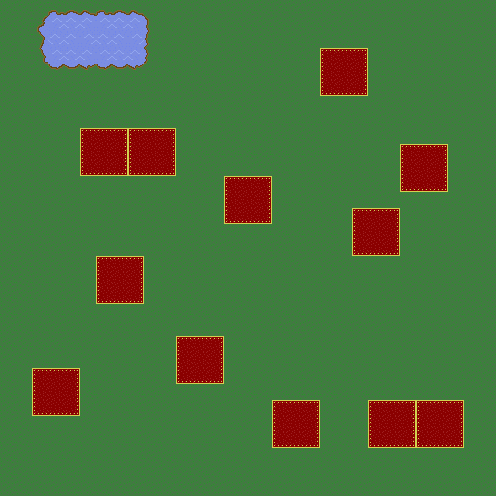

A 2D game scene composited from a Tiled map and its tileset images. What follows is a short description and the map's XML, with every tile layer's data as written:
An orthogonal 31x31 tile map with 16x16 px tiles, 3 tile layers (Grass Background, Lake, stuff).

<map version="1.0" tiledversion="1.0.2" orientation="orthogonal" renderorder="right-down" width="31" height="31" tilewidth="16" tileheight="16" nextobjectid="1">
 <tileset firstgid="1" source="tileset.tsx" />
 <layer name="Grass Background" width="31" height="31">
  <data encoding="csv">
1,1,1,1,1,1,1,1,1,1,1,1,1,1,1,1,1,1,1,1,1,1,1,1,1,1,1,1,1,1,1,
1,1,1,1,1,1,1,1,1,1,1,1,1,1,1,1,1,1,1,1,1,1,1,1,1,1,1,1,1,1,1,
1,1,1,1,1,1,1,1,1,1,1,1,1,1,1,1,1,1,1,1,1,1,1,1,1,1,1,1,1,1,1,
1,1,1,1,1,1,1,1,1,1,1,1,1,1,1,1,1,1,1,1,1,1,1,1,1,1,1,1,1,1,1,
1,1,1,1,1,1,1,1,1,1,1,1,1,1,1,1,1,1,1,1,1,1,1,1,1,1,1,1,1,1,1,
1,1,1,1,1,1,1,1,1,1,1,1,1,1,1,1,1,1,1,1,1,1,1,1,1,1,1,1,1,1,1,
1,1,1,1,1,1,1,1,1,1,1,1,1,1,1,1,1,1,1,1,1,1,1,1,1,1,1,1,1,1,1,
1,1,1,1,1,1,1,1,1,1,1,1,1,1,1,1,1,1,1,1,1,1,1,1,1,1,1,1,1,1,1,
1,1,1,1,1,1,1,1,1,1,1,1,1,1,1,1,1,1,1,1,1,1,1,1,1,1,1,1,1,1,1,
1,1,1,1,1,1,1,1,1,1,1,1,1,1,1,1,1,1,1,1,1,1,1,1,1,1,1,1,1,1,1,
1,1,1,1,1,1,1,1,1,1,1,1,1,1,1,1,1,1,1,1,1,1,1,1,1,1,1,1,1,1,1,
1,1,1,1,1,1,1,1,1,1,1,1,1,1,1,1,1,1,1,1,1,1,1,1,1,1,1,1,1,1,1,
1,1,1,1,1,1,1,1,1,1,1,1,1,1,1,1,1,1,1,1,1,1,1,1,1,1,1,1,1,1,1,
1,1,1,1,1,1,1,1,1,1,1,1,1,1,1,1,1,1,1,1,1,1,1,1,1,1,1,1,1,1,1,
1,1,1,1,1,1,1,1,1,1,1,1,1,1,1,1,1,1,1,1,1,1,1,1,1,1,1,1,1,1,1,
1,1,1,1,1,1,1,1,1,1,1,1,1,1,1,1,1,1,1,1,1,1,1,1,1,1,1,1,1,1,1,
1,1,1,1,1,1,1,1,1,1,1,1,1,1,1,1,1,1,1,1,1,1,1,1,1,1,1,1,1,1,1,
1,1,1,1,1,1,1,1,1,1,1,1,1,1,1,1,1,1,1,1,1,1,1,1,1,1,1,1,1,1,1,
1,1,1,1,1,1,1,1,1,1,1,1,1,1,1,1,1,1,1,1,1,1,1,1,1,1,1,1,1,1,1,
1,1,1,1,1,1,1,1,1,1,1,1,1,1,1,1,1,1,1,1,1,1,1,1,1,1,1,1,1,1,1,
1,1,1,1,1,1,1,1,1,1,1,1,1,1,1,1,1,1,1,1,1,1,1,1,1,1,1,1,1,1,1,
1,1,1,1,1,1,1,1,1,1,1,1,1,1,1,1,1,1,1,1,1,1,1,1,1,1,1,1,1,1,1,
1,1,1,1,1,1,1,1,1,1,1,1,1,1,1,1,1,1,1,1,1,1,1,1,1,1,1,1,1,1,1,
1,1,1,1,1,1,1,1,1,1,1,1,1,1,1,1,1,1,1,1,1,1,1,1,1,1,1,1,1,1,1,
1,1,1,1,1,1,1,1,1,1,1,1,1,1,1,1,1,1,1,1,1,1,1,1,1,1,1,1,1,1,1,
1,1,1,1,1,1,1,1,1,1,1,1,1,1,1,1,1,1,1,1,1,1,1,1,1,1,1,1,1,1,1,
1,1,1,1,1,1,1,1,1,1,1,1,1,1,1,1,1,1,1,1,1,1,1,1,1,1,1,1,1,1,1,
1,1,1,1,1,1,1,1,1,1,1,1,1,1,1,1,1,1,1,1,1,1,1,1,1,1,1,1,1,1,1,
1,1,1,1,1,1,1,1,1,1,1,1,1,1,1,1,1,1,1,1,1,1,1,1,1,1,1,1,1,1,1,
1,1,1,1,1,1,1,1,1,1,1,1,1,1,1,1,1,1,1,1,1,1,1,1,1,1,1,1,1,1,1,
1,1,1,1,1,1,1,1,1,1,1,1,1,1,1,1,1,1,1,1,1,1,1,1,1,1,1,1,1,1,1
</data>
 </layer>
 <layer name="Lake" width="31" height="31">
  <data encoding="csv">
0,0,0,2,3,4,2,3,4,0,0,0,0,0,0,0,0,0,0,0,0,0,0,0,0,0,0,0,0,0,0,
0,0,6,12,13,14,12,13,14,10,0,0,0,0,0,0,0,0,0,0,0,0,0,0,0,0,0,0,0,0,0,
0,0,11,13,14,12,13,14,12,15,0,0,0,0,0,0,0,0,0,0,0,0,0,0,0,0,0,0,0,0,0,
0,0,16,12,13,14,12,13,14,20,0,0,0,0,0,0,0,0,0,0,0,0,0,0,0,0,0,0,0,0,0,
0,0,0,22,23,24,22,23,24,0,0,0,0,0,0,0,0,0,0,0,0,0,0,0,0,0,0,0,0,0,0,
0,0,0,0,0,0,0,0,0,0,0,0,0,0,0,0,0,0,0,0,0,0,0,0,0,0,0,0,0,0,0,
0,0,0,0,0,0,0,0,0,0,0,0,0,0,0,0,0,0,0,0,0,0,0,0,0,0,0,0,0,0,0,
0,0,0,0,0,0,0,0,0,0,0,0,0,0,0,0,0,0,0,0,0,0,0,0,0,0,0,0,0,0,0,
0,0,0,0,0,0,0,0,0,0,0,0,0,0,0,0,0,0,0,0,0,0,0,0,0,0,0,0,0,0,0,
0,0,0,0,0,0,0,0,0,0,0,0,0,0,0,0,0,0,0,0,0,0,0,0,0,0,0,0,0,0,0,
0,0,0,0,0,0,0,0,0,0,0,0,0,0,0,0,0,0,0,0,0,0,0,0,0,0,0,0,0,0,0,
0,0,0,0,0,0,0,0,0,0,0,0,0,0,0,0,0,0,0,0,0,0,0,0,0,0,0,0,0,0,0,
0,0,0,0,0,0,0,0,0,0,0,0,0,0,0,0,0,0,0,0,0,0,0,0,0,0,0,0,0,0,0,
0,0,0,0,0,0,0,0,0,0,0,0,0,0,0,0,0,0,0,0,0,0,0,0,0,0,0,0,0,0,0,
0,0,0,0,0,0,0,0,0,0,0,0,0,0,0,0,0,0,0,0,0,0,0,0,0,0,0,0,0,0,0,
0,0,0,0,0,0,0,0,0,0,0,0,0,0,0,0,0,0,0,0,0,0,0,0,0,0,0,0,0,0,0,
0,0,0,0,0,0,0,0,0,0,0,0,0,0,0,0,0,0,0,0,0,0,0,0,0,0,0,0,0,0,0,
0,0,0,0,0,0,0,0,0,0,0,0,0,0,0,0,0,0,0,0,0,0,0,0,0,0,0,0,0,0,0,
0,0,0,0,0,0,0,0,0,0,0,0,0,0,0,0,0,0,0,0,0,0,0,0,0,0,0,0,0,0,0,
0,0,0,0,0,0,0,0,0,0,0,0,0,0,0,0,0,0,0,0,0,0,0,0,0,0,0,0,0,0,0,
0,0,0,0,0,0,0,0,0,0,0,0,0,0,0,0,0,0,0,0,0,0,0,0,0,0,0,0,0,0,0,
0,0,0,0,0,0,0,0,0,0,0,0,0,0,0,0,0,0,0,0,0,0,0,0,0,0,0,0,0,0,0,
0,0,0,0,0,0,0,0,0,0,0,0,0,0,0,0,0,0,0,0,0,0,0,0,0,0,0,0,0,0,0,
0,0,0,0,0,0,0,0,0,0,0,0,0,0,0,0,0,0,0,0,0,0,0,0,0,0,0,0,0,0,0,
0,0,0,0,0,0,0,0,0,0,0,0,0,0,0,0,0,0,0,0,0,0,0,0,0,0,0,0,0,0,0,
0,0,0,0,0,0,0,0,0,0,0,0,0,0,0,0,0,0,0,0,0,0,0,0,0,0,0,0,0,0,0,
0,0,0,0,0,0,0,0,0,0,0,0,0,0,0,0,0,0,0,0,0,0,0,0,0,0,0,0,0,0,0,
0,0,0,0,0,0,0,0,0,0,0,0,0,0,0,0,0,0,0,0,0,0,0,0,0,0,0,0,0,0,0,
0,0,0,0,0,0,0,0,0,0,0,0,0,0,0,0,0,0,0,0,0,0,0,0,0,0,0,0,0,0,0,
0,0,0,0,0,0,0,0,0,0,0,0,0,0,0,0,0,0,0,0,0,0,0,0,0,0,0,0,0,0,0,
0,0,0,0,0,0,0,0,0,0,0,0,0,0,0,0,0,0,0,0,0,0,0,0,0,0,0,0,0,0,0
</data>
 </layer>
 <layer name="stuff" width="31" height="31">
  <data encoding="csv">
0,0,0,0,0,0,0,0,0,0,0,0,0,0,0,0,0,0,0,0,0,0,0,0,0,0,0,0,0,0,0,
0,0,0,0,0,0,0,0,0,0,0,0,0,0,0,0,0,0,0,0,0,0,0,0,0,0,0,0,0,0,0,
0,0,0,0,0,0,0,0,0,0,0,0,0,0,0,0,0,0,0,0,0,0,0,0,0,0,0,0,0,0,0,
0,0,0,0,0,0,0,0,0,0,0,0,0,0,0,0,0,0,0,0,78,79,80,0,0,0,0,0,0,0,0,
0,0,0,0,0,0,0,0,0,0,0,0,0,0,0,0,0,0,0,0,88,89,90,0,0,0,0,0,0,0,0,
0,0,0,0,0,0,0,0,0,0,0,0,0,0,0,0,0,0,0,0,98,99,100,0,0,0,0,0,0,0,0,
0,0,0,0,0,0,0,0,0,0,0,0,0,0,0,0,0,0,0,0,0,0,0,0,0,0,0,0,0,0,0,
0,0,0,0,0,0,0,0,0,0,0,0,0,0,0,0,0,0,0,0,0,0,0,0,0,0,0,0,0,0,0,
0,0,0,0,0,78,79,80,78,79,80,0,0,0,0,0,0,0,0,0,0,0,0,0,0,0,0,0,0,0,0,
0,0,0,0,0,88,89,90,88,89,90,0,0,0,0,0,0,0,0,0,0,0,0,0,0,78,79,80,0,0,0,
0,0,0,0,0,98,99,100,98,99,100,0,0,0,0,0,0,0,0,0,0,0,0,0,0,88,89,90,0,0,0,
0,0,0,0,0,0,0,0,0,0,0,0,0,0,78,79,80,0,0,0,0,0,0,0,0,98,99,100,0,0,0,
0,0,0,0,0,0,0,0,0,0,0,0,0,0,88,89,90,0,0,0,0,0,0,0,0,0,0,0,0,0,0,
0,0,0,0,0,0,0,0,0,0,0,0,0,0,98,99,100,0,0,0,0,0,78,79,80,0,0,0,0,0,0,
0,0,0,0,0,0,0,0,0,0,0,0,0,0,0,0,0,0,0,0,0,0,88,89,90,0,0,0,0,0,0,
0,0,0,0,0,0,0,0,0,0,0,0,0,0,0,0,0,0,0,0,0,0,98,99,100,0,0,0,0,0,0,
0,0,0,0,0,0,78,79,80,0,0,0,0,0,0,0,0,0,0,0,0,0,0,0,0,0,0,0,0,0,0,
0,0,0,0,0,0,88,89,90,0,0,0,0,0,0,0,0,0,0,0,0,0,0,0,0,0,0,0,0,0,0,
0,0,0,0,0,0,98,99,100,0,0,0,0,0,0,0,0,0,0,0,0,0,0,0,0,0,0,0,0,0,0,
0,0,0,0,0,0,0,0,0,0,0,0,0,0,0,0,0,0,0,0,0,0,0,0,0,0,0,0,0,0,0,
0,0,0,0,0,0,0,0,0,0,0,0,0,0,0,0,0,0,0,0,0,0,0,0,0,0,0,0,0,0,0,
0,0,0,0,0,0,0,0,0,0,0,78,79,80,0,0,0,0,0,0,0,0,0,0,0,0,0,0,0,0,0,
0,0,0,0,0,0,0,0,0,0,0,88,89,90,0,0,0,0,0,0,0,0,0,0,0,0,0,0,0,0,0,
0,0,78,79,80,0,0,0,0,0,0,98,99,100,0,0,0,0,0,0,0,0,0,0,0,0,0,0,0,0,0,
0,0,88,89,90,0,0,0,0,0,0,0,0,0,0,0,0,0,0,0,0,0,0,0,0,0,0,0,0,0,0,
0,0,98,99,100,0,0,0,0,0,0,0,0,0,0,0,0,78,79,80,0,0,0,78,79,80,78,79,80,0,0,
0,0,0,0,0,0,0,0,0,0,0,0,0,0,0,0,0,88,89,90,0,0,0,88,89,90,88,89,90,0,0,
0,0,0,0,0,0,0,0,0,0,0,0,0,0,0,0,0,98,99,100,0,0,0,98,99,100,98,99,100,0,0,
0,0,0,0,0,0,0,0,0,0,0,0,0,0,0,0,0,0,0,0,0,0,0,0,0,0,0,0,0,0,0,
0,0,0,0,0,0,0,0,0,0,0,0,0,0,0,0,0,0,0,0,0,0,0,0,0,0,0,0,0,0,0,
0,0,0,0,0,0,0,0,0,0,0,0,0,0,0,0,0,0,0,0,0,0,0,0,0,0,0,0,0,0,0
</data>
 </layer>
</map>
